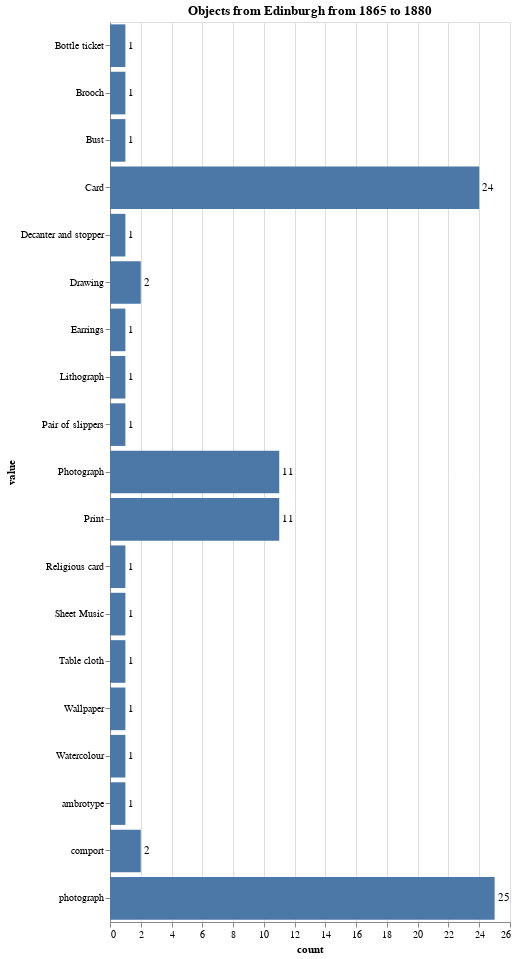

The code cell stored with this chart in its notebook:
### Markdown cell above
### Graphing Results

### Code cell
import requests
req = requests.get('https://api.vam.ac.uk/v2/objects/clusters/object_type/search?id_place=x28816&year_made_from=1865&year_made_to=1880&cluster_size=100')
object_types_df = pd.DataFrame(req.json())

bars = alt.Chart(object_types_df).mark_bar().encode(
    x='count:Q',
    y="value:O"
)

text = bars.mark_text(
    align='left',
    baseline='middle',
    dx=3  # Nudges text to right so it doesn't appear on top of the bar
).encode(
    text='count:Q'
)

(bars + text).properties(height=900, title="Objects from Edinburgh from 1865 to 1880")

### Figure 1 — Vega-Lite specification as saved in the notebook (floating-point values rounded to 4 significant figures)
{"config": {"view": {"continuousWidth": 400, "continuousHeight": 300}}, "layer": [{"mark": "bar", "encoding": {"x": {"type": "quantitative", "field": "count"}, "y": {"type": "ordinal", "field": "value"}}}, {"mark": {"type": "text", "align": "left", "baseline": "middle", "dx": 3}, "encoding": {"text": {"type": "quantitative", "field": "count"}, "x": {"type": "quantitative", "field": "count"}, "y": {"type": "ordinal", "field": "value"}}}], "data": {"name": "data-b4d6ec894869be3df9bf4ad518de9add"}, "height": 900, "title": "Objects from Edinburgh from 1865 to 1880", "$schema": "https://vega.github.io/schema/vega-lite/v4.8.1.json", "datasets": {"data-b4d6ec894869be3df9bf4ad518de9add": [{"id": "photograph", "value": "photograph", "count": 25, "count_max_error": 0}, {"id": "Card", "value": "Card", "count": 24, "count_max_error": 0}, {"id": "Photograph", "value": "Photograph", "count": 11, "count_max_error": 0}, {"id": "Print", "value": "Print", "count": 11, "count_max_error": 0}, {"id": "Drawing", "value": "Drawing", "count": 2, "count_max_error": 0}, {"id": "comport", "value": "comport", "count": 2, "count_max_error": 0}, {"id": "Bottle ticket", "value": "Bottle ticket", "count": 1, "count_max_error": 0}, {"id": "Brooch", "value": "Brooch", "count": 1, "count_max_error": 0}, {"id": "Bust", "value": "Bust", "count": 1, "count_max_error": 0}, {"id": "Decanter and stopper", "value": "Decanter and stopper", "count": 1, "count_max_error": 0}, {"id": "Earrings", "value": "Earrings", "count": 1, "count_max_error": 0}, {"id": "Lithograph", "value": "Lithograph", "count": 1, "count_max_error": 0}, {"id": "Pair of slippers", "value": "Pair of slippers", "count": 1, "count_max_error": 0}, {"id": "Religious card", "value": "Religious card", "count": 1, "count_max_error": 0}, {"id": "Sheet Music", "value": "Sheet Music", "count": 1, "count_max_error": 0}, {"id": "Table cloth", "value": "Table cloth", "count": 1, "count_max_error": 0}, {"id": "Wallpaper", "value": "Wallpaper", "count": 1, "count_max_error": 0}, {"id": "Watercolour", "value": "Watercolour", "count": 1, "count_max_error": 0}, {"id": "ambrotype", "value": "ambrotype", "count": 1, "count_max_error": 0}]}}
